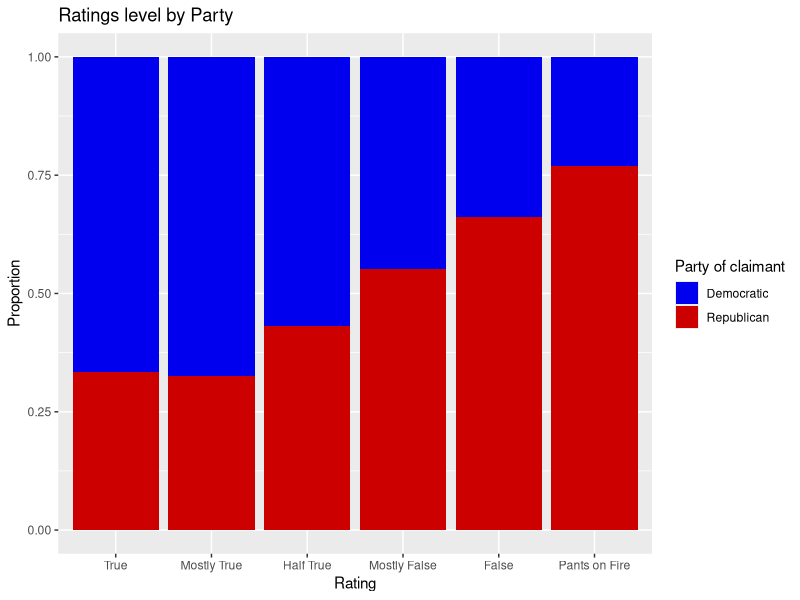
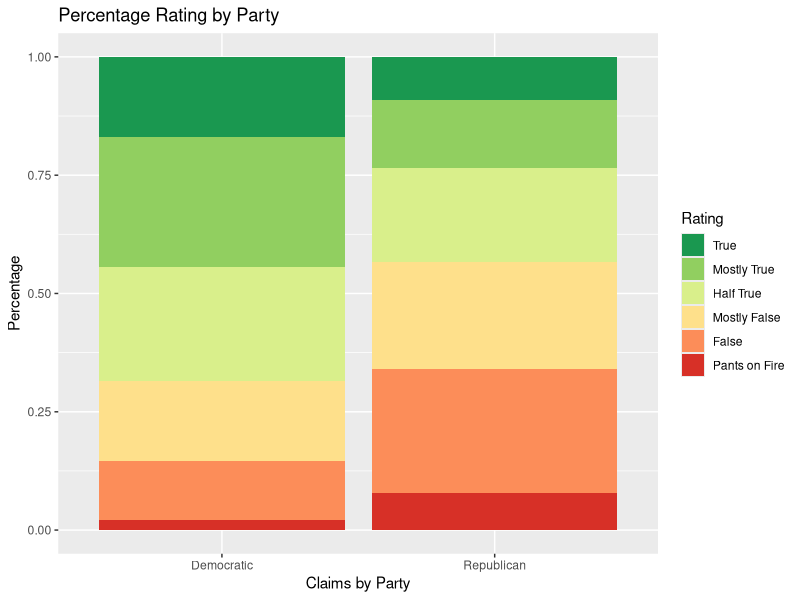

Reproduce these figures in R, in order. (Note: this script raises an error after producing the figures.)
## ---- chunk 1
knitr::opts_chunk$set(echo = TRUE)
## ---- chunk 2
library(tidyverse)
library(knitr)
## ---- chunk 3
megadata <- read_csv("megadata.csv")
## ---- chunk 4
clean_megadata<- megadata %>%
  mutate(textualRating = case_when(textualRating == "TRUE" ~ "True", 
                   textualRating == "FALSE" ~"False", 
                   textualRating == "Mostly True" ~ "Mostly True", 
                   textualRating == "Half True" ~ "Half True", 
                   textualRating == "Mostly False" ~ "Mostly False", 
                   textualRating == "Pants on Fire" ~ "Pants on Fire"))
clean_megadata$textualRating <- factor(clean_megadata$textualRating,
                                 levels = c("True", 
                                            "Mostly True", 
                                            "Half True", 
                                            "Mostly False", 
                                            "False", 
                                            "Pants on Fire"))
## ---- chunk 5
ggplot(clean_megadata, aes(x = textualRating, fill = claimant_party)) + 
 geom_bar(position = "fill") + 
  scale_fill_manual( values = c("blue2", "red3")) + 
  labs(title = "Ratings level by Party",
       x = "Rating", 
       y = "Proportion", 
       fill = "Party of claimant")
## ---- chunk 6
ggplot(clean_megadata, aes(x = claimant_party, fill = textualRating)) + 
         geom_bar(position = "fill") + 
  scale_fill_manual( values = c("#1a9850",
                                "#91cf60",
                                "#d9ef8b", 
                                "#fee08b", 
                                "#fc8d59", 
                                "#d73027")) +
  labs(title = "Percentage Rating by Party", 
       x = "Claims by Party", 
       fill = "Rating", y = "Percentage" )


clean_megadata %>%
  count(claimant_party, textualRating) %>%
  pivot_wider(id_cols = c(claimant_party, 
                          textualRating),
              names_from = textualRating,
              values_from = n,
              values_fill = 0) %>% 
  kable()
## ---- chunk 7
megadata %>%
  filter(Legislation == TRUE) %>%
  mutate(party = ifelse(claimant_party == "Republican", 
                        "Republican", 
                        "Democratic")) %>%
  count(party) %>%
  kable(caption = "Lies about Legislation by Party")
